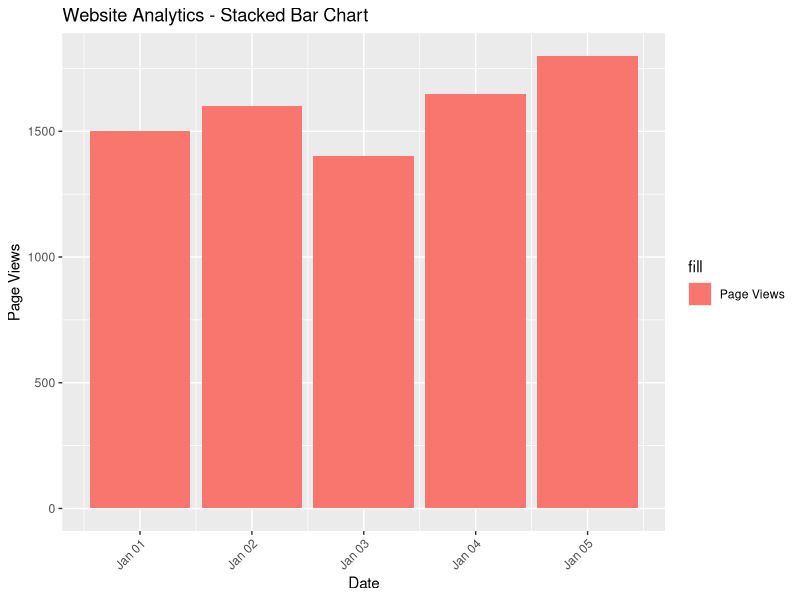
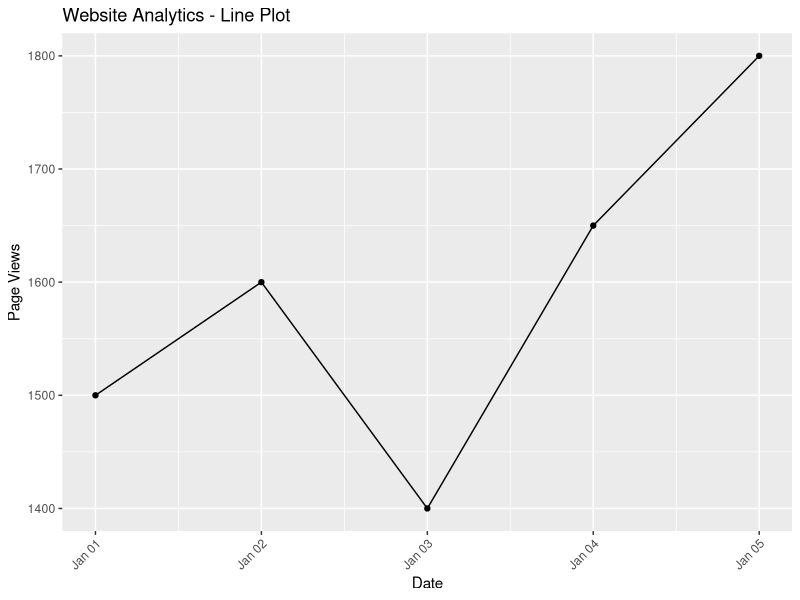
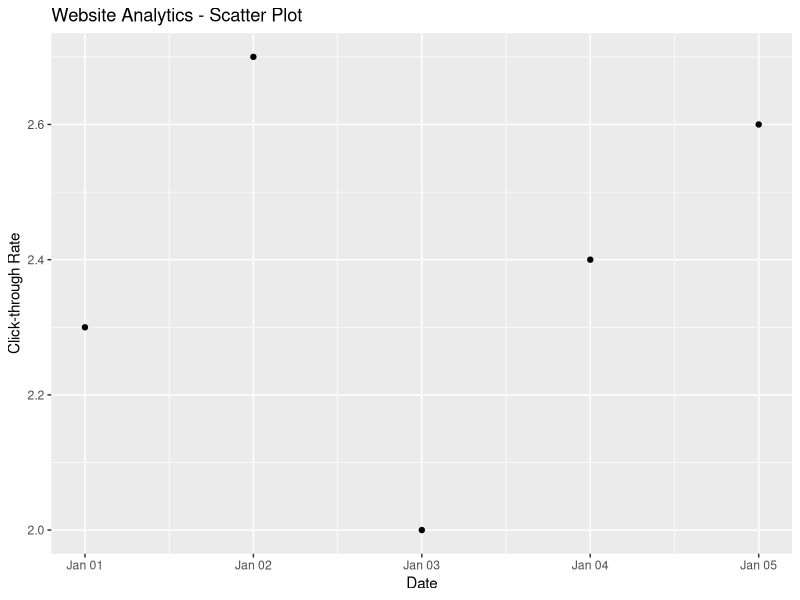
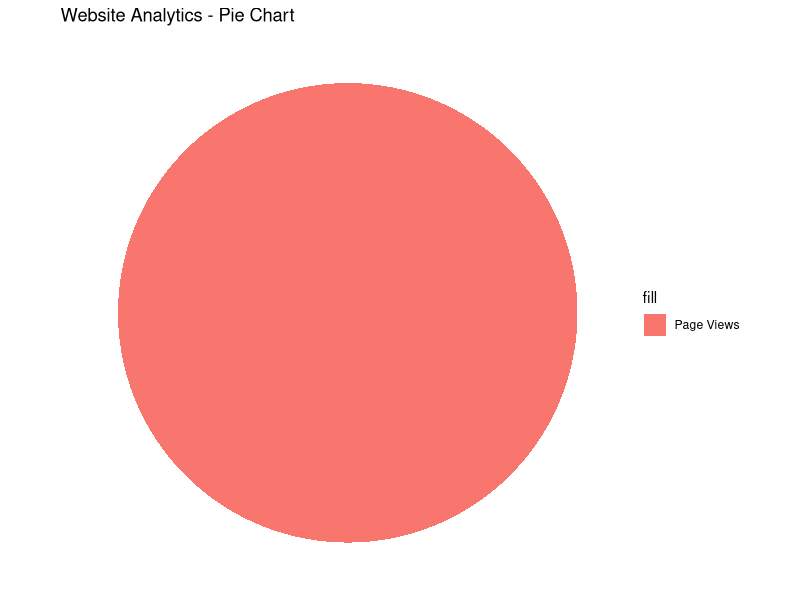
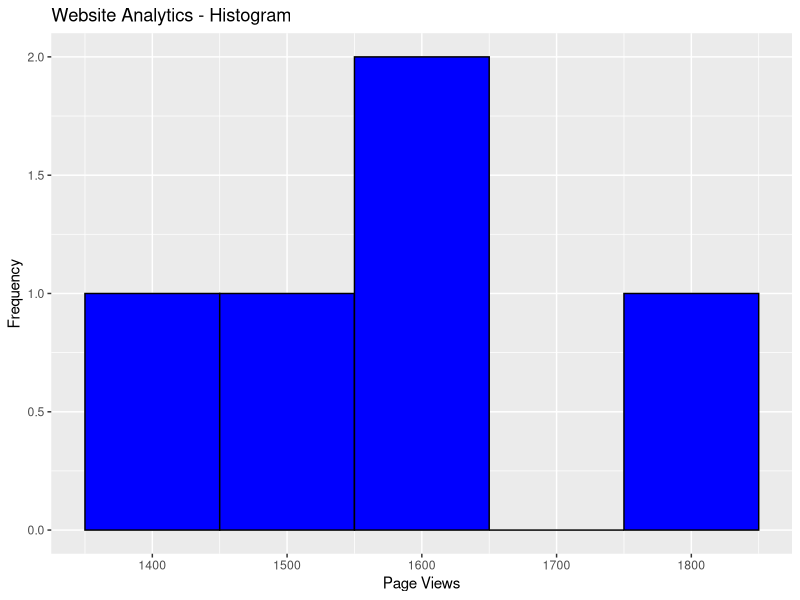

Recreate these plots in R, in order.
# Load necessary libraries
library(ggplot2)
library(scales)

# Create the data table
data <- data.frame(
  Date = as.Date(c("2023-01-01", "2023-01-02", "2023-01-03", "2023-01-04", "2023-01-05")),
  Page_Views = c(1500, 1600, 1400, 1650, 1800),
  Click_Through_Rate = c(2.3, 2.7, 2.0, 2.4, 2.6)
)

# Print the data table
print(data)

# Create a Stacked Bar Chart
bar_chart <- ggplot(data, aes(x = Date, y = Page_Views, fill = "Page Views")) +
  geom_bar(stat = "identity") +
  labs(title = "Website Analytics - Stacked Bar Chart", x = "Date", y = "Page Views") +
  theme(axis.text.x = element_text(angle = 45, hjust = 1))

# Create a Line Plot
line_plot <- ggplot(data, aes(x = Date, y = Page_Views)) +
  geom_line() +
  geom_point() +
  labs(title = "Website Analytics - Line Plot", x = "Date", y = "Page Views") +
  theme(axis.text.x = element_text(angle = 45, hjust = 1))

# Create a Scatter Plot
scatter_plot <- ggplot(data, aes(x = Date, y = Click_Through_Rate)) +
  geom_point() +
  labs(title = "Website Analytics - Scatter Plot", x = "Date", y = "Click-through Rate")

# Create a Pie Plot
pie_chart <- ggplot(data, aes(x = "", y = Page_Views, fill = "Page Views")) +
  geom_bar(width = 1, stat = "identity") +
  coord_polar("y", start = 0) +
  labs(title = "Website Analytics - Pie Chart", x = NULL, y = NULL) +
  theme_void()

# Create a Histogram
histogram <- ggplot(data, aes(x = Page_Views)) +
  geom_histogram(binwidth = 100, fill = "blue", color = "black") +
  labs(title = "Website Analytics - Histogram", x = "Page Views", y = "Frequency")

# Display the plots
print(bar_chart)
print(line_plot)
print(scatter_plot)
print(pie_chart)
print(histogram)
